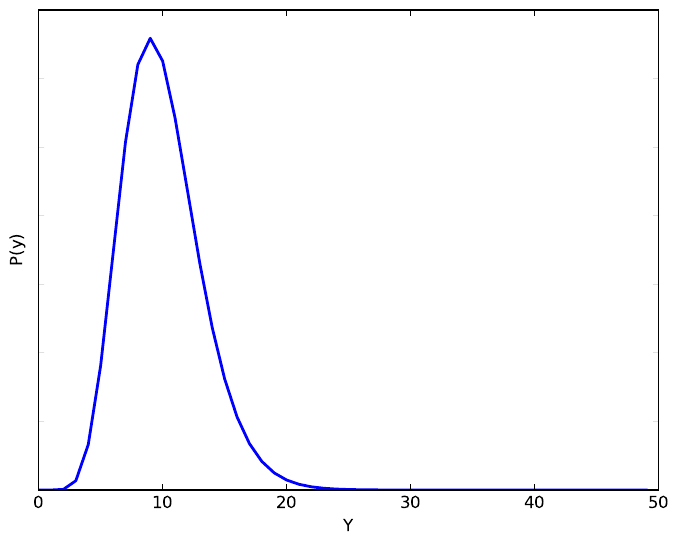

The script that saved this image:
from random import *
from math import *
from matplotlib.pyplot import *
from numpy import *

def pdf(x):
    k = 10
    theta = 1.0
    return (x**(k-1) * theta**k * exp(-1 * theta * x)) / factorial(k-1)

X = arange(0, 50, 0.1)
Y = []
for x in X:
    Y.append( pdf(x) )

xlabel('Y')
ylabel('P(y)')

# Hide numbers along y-axis
gca().axes.get_yaxis().set_ticklabels([])
# Remove ticks along y-axis
gca().axes.yaxis.set_tick_params(width=0)

plot(X, Y, linewidth=2)
savefig('erlang_plot_pdf.pdf', format='pdf', bbox_inches='tight')

# Compute the mean
mean = 0
for i in range( len(X) ):
    mean = mean + X[i] * Y[i]

print("Mean = ", mean)